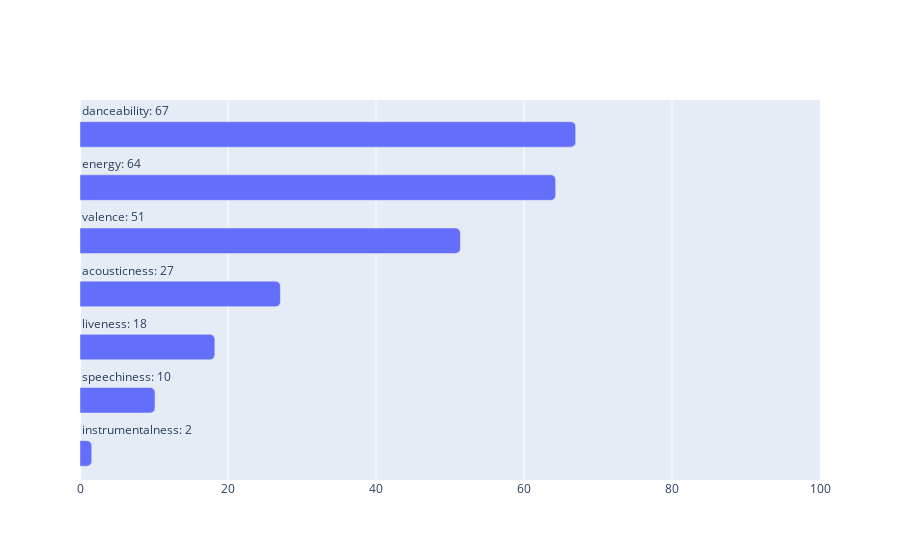

Notebook code for this chart:
### Code cell
ind = bar_label_h(data_ind['type'],data_ind['value'])
ind.update_layout(
    xaxis = {'range':[0,100],'visible': True}
)

### Figure 1 — Plotly figure (JSON) as saved in the notebook; plotly's stock layout.template omitted (floating-point values rounded to 4 significant figures)
{"data": [{"type": "bar", "x": [1.583, 10.14, 18.21, 27.08, 51.41, 64.27, 66.98]}], "layout": {"annotations": [{"showarrow": false, "text": "instrumentalness: 2", "x": 0, "xanchor": "left", "y": 0.45, "yshift": 0}, {"showarrow": false, "text": "speechiness: 10", "x": 0, "xanchor": "left", "y": 1.45, "yshift": 0}, {"showarrow": false, "text": "liveness: 18", "x": 0, "xanchor": "left", "y": 2.45, "yshift": 0}, {"showarrow": false, "text": "acousticness: 27", "x": 0, "xanchor": "left", "y": 3.45, "yshift": 0}, {"showarrow": false, "text": "valence: 51", "x": 0, "xanchor": "left", "y": 4.45, "yshift": 0}, {"showarrow": false, "text": "energy: 64", "x": 0, "xanchor": "left", "y": 5.45, "yshift": 0}, {"showarrow": false, "text": "danceability: 67", "x": 0, "xanchor": "left", "y": 6.45, "yshift": 0}], "barcornerradius": 5, "bargroupgap": 0.4, "xaxis": {"range": [0, 100], "visible": true}, "yaxis": {"visible": false}}}
